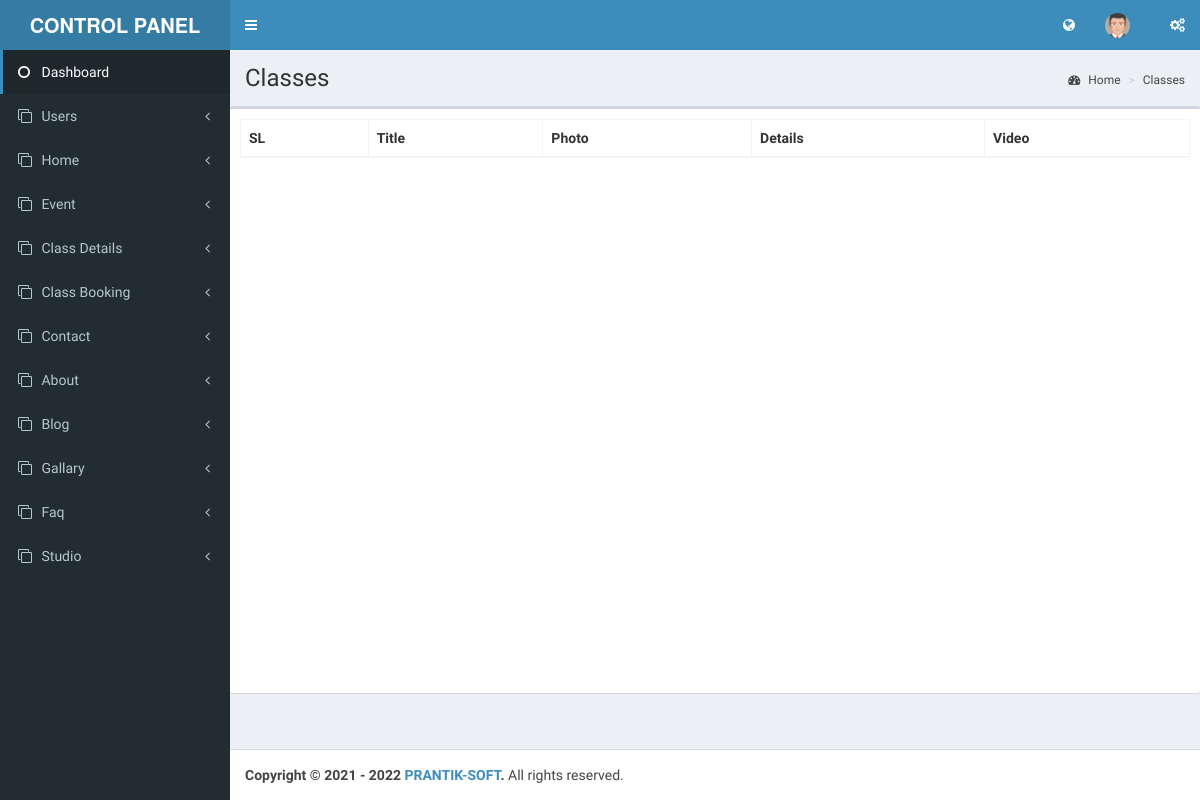
The app's page /Admin/classes, older data.
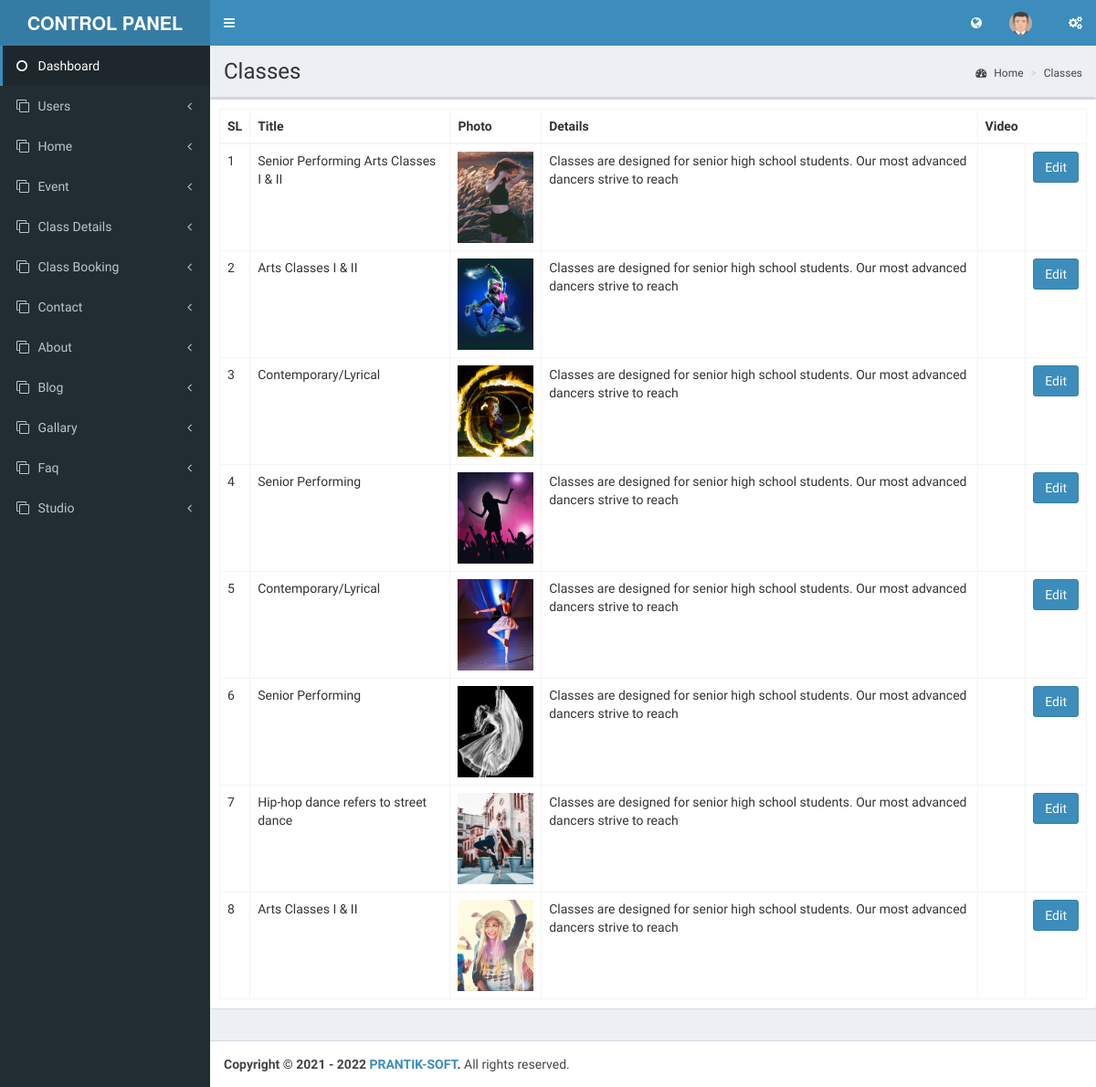
The same page, newer data.
### tables this page shows
CREATE TABLE `classes` (
  `id` int(11) NOT NULL,
  `title` varchar(255) NOT NULL,
  `photo` varchar(255) NOT NULL,
  `details` varchar(255) NOT NULL,
  `video` varchar(255) NOT NULL
);

### application/controllers/Admin.php (called while the page is built, shortened)
<?php
class Admin extends CI_Controller {
	public function classes($id=NULL){
		$data['classes']=$this->Dry_model->fetchAll('classes','*',NULL,NULL);
		$this->load->view('admin/classes',$data);
	}
}

### index.php (called while the page is built, shortened)
<?php
require_once BASEPATH.'core/CodeIgniter.php';

### application/models/Dry_model.php (called while the page is built, shortened)
<?php
class Dry_model extends CI_Model {
	public function fetchAll($table,$data,$join=NULL,$where=NULL,$order=NULL,$group_by=NULL,$limit=NULL)
	{
		$this->db->select($data)
		->from($table);
		return $this->db->get()->result();
	}
}

### application/views/admin/classes.php (the view)
<?php $this->load->view('admin/head_c');?>
<div class="wrapper">
  <?php $this->load->view('admin/leftMenu');?>
  <div class="content-wrapper">
    <section class="content-header">
      <h1>
       Classes
      </h1>
      <ol class="breadcrumb">
        <li><a href="<?php echo base_url()?>Admin/dashboard"><i class="fa fa-dashboard"></i> Home</a></li>
        <li><a href="<?php echo base_url()?>Admin/users">Classes</a></li>
      </ol>
    </section>
    <section class="content">
      <div class="row">
        <div class="box">
          <div class="box-body" style="min-height: 73vh">
            <table class="table table-bordered" id="example1">
                <thead>
                    <tr>
                        <th>SL</th>
                        <th>Title</th>
                        <th>Photo</th>
                        <th>Details</th>
                        <th>Video</th>
                    </tr>
                </thead>
                <tbody>
                    <?php $i=0; foreach($classes as $k){  ?>
                    <tr>
                        <td><?php echo ++$i; ?></td>
                        <td><?php echo $k->title?></td>
                        <td> <img src="<?php echo base_url('uploads/'.$k->photo) ?>" height="100px" weight="100px" alt="">  </td>
                        <td><?php echo $k->details?></td>
                        <td><?php echo $k->video?></td>
                        <td>
                            <a href="<?php echo base_url().'Admin/edit_classes/'.$k->id ?>" class="btn btn-primary">Edit</a>
                        </td>
                    </tr>
                    <?php } ?>
                </tbody>
            </table>
        </div>
        </div>
        </div>
        </section>
      </div>
    </div>
    <?php $this->load->view('admin/footer_c');?>

### application/views/admin/head_c.php (shortened to what this page needs)
<!DOCTYPE html>
<html>
<head>
    <link rel="stylesheet" href="<?php echo base_url() ?>admin_file/admin/bootstrap/css/bootstrap.min.css">
    <link rel="stylesheet" href="<?php echo base_url() ?>admin_file/font-awesome-4.7.0/css/font-awesome.min.css">
    <link rel="stylesheet" href="https://cdnjs.cloudflare.com/ajax/libs/ionicons/2.0.1/css/ionicons.min.css">
    <link rel="stylesheet" href="<?php echo base_url() ?>admin_file/admin/plugins/datatables/dataTables.bootstrap.css">
    <link rel="stylesheet" href="<?php echo base_url() ?>admin_file/admin/dist/css/AdminLTE.min.css">
     <link rel="stylesheet" href="<?php echo base_url() ?>admin_file/admin/dist/css/skins/_all-skins.min.css">
     <link rel="stylesheet" type="text/css" href="<?php echo base_url() ?>admin_file/jquery-ui-1.11.4/jquery-ui.css">
     <link rel="stylesheet" href="<?php echo base_url() ?>admin_file/admin/plugins/chosen/docsupport/prism.css">
     <link rel="stylesheet" href="<?php echo base_url() ?>admin_file/admin/plugins/chosen/chosen.css">
     <link rel="stylesheet" href="//cdnjs.cloudflare.com/ajax/libs/timepicker/1.3.5/jquery.timepicker.min.css">
</head>
<body class="hold-transition skin-blue sidebar-mini">

### application/views/admin/leftMenu.php (shortened to what this page needs)
<div class="wrapper">
    <header class="main-header">
        <a href="" class="logo">
            <span class="logo-lg"><b>CONTROL PANEL</b></span>
        </a>
        <nav class="navbar navbar-static-top">
            <a href="#" class="sidebar-toggle" data-toggle="offcanvas" role="button">
            </a>
            <div class="navbar-custom-menu">
                <ul class="nav navbar-nav">
                  <li><a href="" target="_blank"><i class="fa fa-globe"></i></a></li>
                  <li class="dropdown user user-menu">
                    <a href="#" class="dropdown-toggle" data-toggle="dropdown">
                        <img src="../admin_file/admin/dist/img/avatar5.png" class="user-image"
                        alt="User Image">
                    </a>
                </li>
                <li>
                    <a href="#" data-toggle="control-sidebar"><i class="fa fa-gears"></i></a>
                </li>
            </ul>
        </div>
    </nav>
</header>
<aside class="main-sidebar">
    <section class="sidebar">
        <ul class="sidebar-menu">
            <li class="active"><a href=" <?php echo base_url()?>Admin/dashboard "><i class="fa fa-circle-o"></i>
                Dashboard </a></li>
                <li class="treeview ">
                    <a href="#">
                        <i class="fa fa-clone"></i> <span>Users  </span>
                        <span class="pull-right-container">
                          <i class="fa fa-angle-left pull-right"></i>
                      </span>
                  </a>
                </li>
                 <li class="treeview ">
                    <a href="#">
                        <i class="fa fa-clone"></i> <span>Home  </span>
                        <span class="pull-right-container">
                          <i class="fa fa-angle-left pull-right"></i>
                      </span>
                  </a>
                </li>
                <li class="treeview ">
                    <a href="#">
                        <i class="fa fa-clone"></i> <span>Event  </span>
                        <span class="pull-right-container">
                          <i class="fa fa-angle-left pull-right"></i>
                      </span>
                  </a>
                </li>
                 <li class="treeview ">
                    <a href="#">
                        <i class="fa fa-clone"></i> <span>Class Details  </span>
                        <span class="pull-right-container">
                          <i class="fa fa-angle-left pull-right"></i>
                      </span>
                  </a>
                </li>
                 <li class="treeview ">
                    <a href="#">
                        <i class="fa fa-clone"></i> <span>Class Booking  </span>
                        <span class="pull-right-container">
                          <i class="fa fa-angle-left pull-right"></i>
                      </span>
                  </a>
                </li>
                 <li class="treeview ">
                    <a href="#">
                        <i class="fa fa-clone"></i> <span>Contact  </span>
                        <span class="pull-right-container">
                          <i class="fa fa-angle-left pull-right"></i>
                      </span>
                  </a>
                </li>
                  <li class="treeview ">
                    <a href="#">
                        <i class="fa fa-clone"></i> <span>About  </span>
                        <span class="pull-right-container">
                          <i class="fa fa-angle-left pull-right"></i>
                      </span>
                  </a>
                </li>
                <li class="treeview ">
                    <a href="#">
                        <i class="fa fa-clone"></i> <span>Blog  </span>
                        <span class="pull-right-container">
                          <i class="fa fa-angle-left pull-right"></i>
                      </span>
                  </a>
                </li>
                     <li class="treeview ">
                    <a href="#">
                        <i class="fa fa-clone"></i> <span>Gallary  </span>
                        <span class="pull-right-container">
                          <i class="fa fa-angle-left pull-right"></i>
                      </span>
                  </a>
                </li>
  <li class="treeview ">
                    <a href="#">
                        <i class="fa fa-clone"></i> <span>Faq  </span>
                        <span class="pull-right-container">
                          <i class="fa fa-angle-left pull-right"></i>
                      </span>
                  </a>
                </li>
                <li class="treeview ">
                    <a href="#">
                        <i class="fa fa-clone"></i> <span>Studio  </span>
                        <span class="pull-right-container">
                          <i class="fa fa-angle-left pull-right"></i>
                      </span>
                  </a>
                </li>
            </ul>
        </section>
    </aside>

### application/views/admin/footer_c.php (shortened to what this page needs)
<footer class="main-footer">
  <strong>Copyright &copy; <?php echo date("Y")?> - <?php echo date('Y', strtotime('+1 years'))?> <a href="https://prantiksoft.com">PRANTIK-SOFT</a>.</strong> All rights
  reserved.
</footer>
<link rel="stylesheet" href="https://cdnjs.cloudflare.com/ajax/libs/chosen/1.4.2/chosen.min.css" />
</body>
</html>

Row changes from the older to the newer data that the page shows:
added classes: title "Senior Performing Arts Classes I & II", photo (picture), details "Classes are designed for senior high school students. Our most advanced dancers strive to reach"
added classes: title "Arts Classes I & II", photo (picture), details "Classes are designed for senior high school students. Our most advanced dancers strive to reach"
added classes: title "Contemporary/Lyrical", photo (picture), details "Classes are designed for senior high school students. Our most advanced dancers strive to reach"
added classes: title "Senior Performing", photo (picture), details "Classes are designed for senior high school students. Our most advanced dancers strive to reach"
added classes: title "Contemporary/Lyrical", photo (picture), details "Classes are designed for senior high school students. Our most advanced dancers strive to reach"
added classes: title "Senior Performing", photo (picture), details "Classes are designed for senior high school students. Our most advanced dancers strive to reach"
added classes: title "Hip-hop dance refers to street dance", photo (picture), details "Classes are designed for senior high school students. Our most advanced dancers strive to reach"
added classes: title "Arts Classes I & II", photo (picture), details "Classes are designed for senior high school students. Our most advanced dancers strive to reach"
